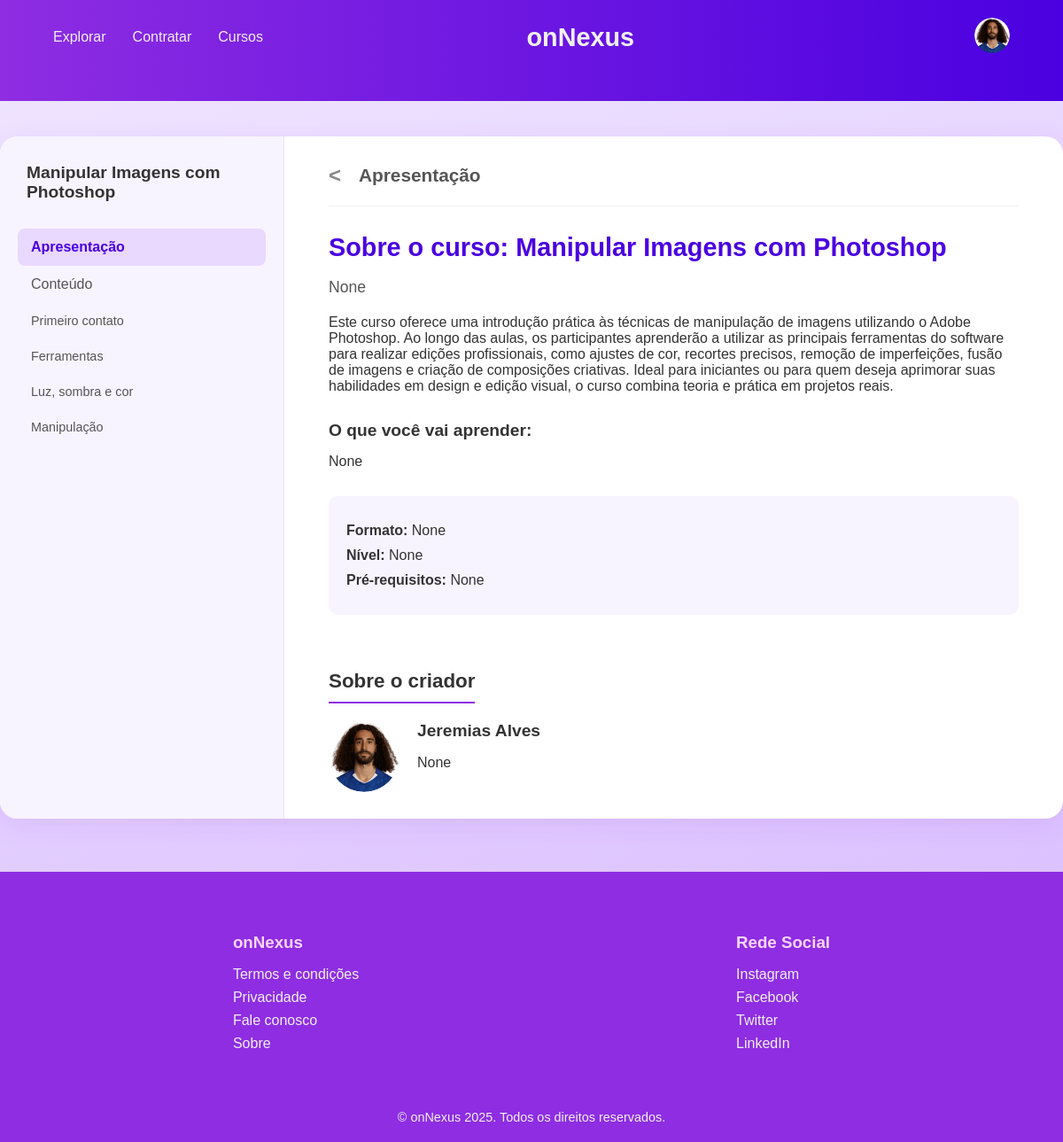
Page /cursos/1/ (signed in) on the committed database.
### users/models.py (models this page shows, shortened)
class UserProfile(models.Model):
    user = models.OneToOneField(User, on_delete=models.CASCADE)
    occupation = models.CharField(max_length=100, blank=True, null=True)
    company = models.CharField(max_length=100, blank=True, null=True)
    location = models.CharField(max_length=100, blank=True, null=True)
    city = models.CharField(max_length=100, blank=True, null=True)
    bio = models.TextField(blank=True, null=True)
    profile_picture = models.ImageField(upload_to='thumbnails/', default='thumbnails/avatar.jpg')
    site_title = models.CharField(max_length=100, blank=True, null=True)
    site_url = models.URLField(max_length=200, blank=True, null=True)
    linkedin_url = models.URLField(max_length=200, blank=True, null=True)
    tiktok_url = models.URLField(max_length=200, blank=True, null=True)
    instagram_url = models.URLField(max_length=200, blank=True, null=True)
    whatsapp_number = models.CharField(max_length=20, blank=True, null=True)
    other_social_url = models.URLField(max_length=200, blank=True, null=True)

### courses/models.py (models this page shows, shortened)
class Course(models.Model):
    title = models.CharField(max_length=200)
    subtitle = models.CharField(max_length=200, blank=True, null=True)
    description = models.TextField()
    what_you_will_learn = models.TextField(blank=True, null=True)
    course_format = models.CharField(max_length=100, blank=True, null=True)
    level = models.CharField(max_length=100, blank=True, null=True)
    prerequisites = models.TextField(blank=True, null=True)
    video_thumbnail = models.ImageField(upload_to='thumbnails/')
    instructor = models.ForeignKey(Instructor, on_delete=models.CASCADE, related_name='courses')
    is_buyable = models.BooleanField(default=True)

class Instructor(models.Model):
    name = models.CharField(max_length=100)
    profile_picture = models.ImageField(upload_to='instructors/')
    bio = models.TextField(blank=True, null=True)

### courses/views.py (the view)
# urls.py: path('<int:pk>/', views.course_detail, name='course_detail'),
def course_detail(request, pk):
    course = get_object_or_404(Course, pk=pk)
    return render(request, 'courses/course_detail.html', {'course': course})

### templates/courses/course_detail.html (shortened to what this page needs)
{% extends "base.html" %}% extends "templates.base.html" %}
{% load static %}
{% block content %}
<link rel="stylesheet" href="{% static 'css/course_detail.css' %}">
<div class="course-detail-container">
    <div class="course-sidebar">
        <div class="sidebar-header">
            <h3>{{ course.title }}</h3>
        </div>
        <ul>
            <li class="active"><a href="#">Apresentação</a></li>
            <li>
                <a href="#">Conteúdo</a>
                <ul class="sub-menu">
                    <li><a href="#">Primeiro contato</a></li>
                    <li><a href="#">Ferramentas</a></li>
                    <li><a href="#">Luz, sombra e cor</a></li>
                    <li><a href="#">Manipulação</a></li>
                </ul>
            </li>
        </ul>
    </div>
    <div class="course-main-content">
        <div class="content-header">
            <a href="{% url 'courses:course_list' %}" class="back-link"><</a>
            <h2>Apresentação</h2>
        </div>
        <div class="course-intro">
            <h1>Sobre o curso: {{ course.title }}</h1>
            <p class="subtitle">{{ course.subtitle }}</p>
            <p>{{ course.description }}</p>
        </div>
        <div class="learning-points">
            <h3>O que você vai aprender:</h3>
            {{ course.what_you_will_learn|linebreaksbr }}
        </div>
        <div class="course-meta-info">
            <p><strong>Formato:</strong> {{ course.course_format }}</p>
            <p><strong>Nível:</strong> {{ course.level }}</p>
            <p><strong>Pré-requisitos:</strong> {{ course.prerequisites }}</p>
        </div>
        <div class="instructor-details">
            <h3>Sobre o criador</h3>
            <div class="instructor-bio">
                <img src="{{ course.instructor.profile_picture.url }}" alt="{{ course.instructor.name }}">
                <div>
                    <h4>{{ course.instructor.name }}</h4>
                    <p>{{ course.instructor.bio }}</p>
                </div>
            </div>
        </div>
    </div>
</div>
{% endblock %}

### templates/base.html (shortened to what this page needs)
{% load static %}
<!DOCTYPE html>
<html lang="pt-br">
<head>
    <link rel="stylesheet" href="{% static 'css/style.css' %}">
    <header class="header">
        <nav class="navbar">
            <ul class="nav-list">
                <li><a href="/explore">Explorar</a></li>
                <li><a href="#">Contratar</a></li>
                <li><a href="/cursos/">Cursos</a></li>
            </ul>
            <div class="logo"><a href="/">onNexus</a></div>
            <div>
                {% if user.is_authenticated %}
                    <div class="profile-menu-container">
                        <img src="{{ user.userprofile.profile_picture.url }}" alt="Perfil" class="profile-avatar" onclick="toggleProfileMenu()">
                    </div>
                {% else %}
                    <a href="/users/login" class="login-btn">Fazer Login</a>
                {% endif %}
            </div>
        </nav>
    </header>
    <main>
        {% block content %}{% endblock %}
    </main>
    <footer class="footer">
        <div class="footer-content">
            <div>
                <h3>onNexus</h3>
                <ul>
                    <li><a href="#">Termos e condições</a></li>
                    <li><a href="#">Privacidade</a></li>
                    <li><a href="#">Fale conosco</a></li>
                    <li><a href="#">Sobre</a></li>
                </ul>
            </div>
            <div>
                <h3>Rede Social</h3>
                <ul>
                    <li><a href="#">Instagram</a></li>
                    <li><a href="#">Facebook</a></li>
                    <li><a href="#">Twitter</a></li>
                    <li><a href="#">LinkedIn</a></li>
                </ul>
            </div>
        </div>
        <div class="footer-bottom">© onNexus 2025. Todos os direitos reservados.</div>
    </footer>
</body>
</html>

### static/css/style.css (style rules this page uses)
:root { --primary-purple: #8e2de2; --dark-purple: #4a00e0; --background-color: #f3eaff; --card-background: #ffffff; --text-color: #333; --light-text: #f0f0f0; --gradient-bg: linear-gradient(160deg, #f0e6ff 0%, #d8baff 100%); }
a { text-decoration: none; color: inherit; }
.header { background: linear-gradient(90deg, var(--primary-purple) 0%, var(--dark-purple) 100%); color: var(--light-text); padding-bottom: 30px; }
.navbar { display: flex; justify-content: space-between; align-items: center; padding: 20px 5%; max-width: 1400px; margin: 0 auto; }
.nav-list { display: flex; gap: 30px; list-style: none; margin: 0; padding: 0; }
.nav-list li a { color: var(--light-text); font-weight: 500; font-size: 1rem; transition: color 0.2s; }
.logo { font-size: 1.8em; font-weight: 700; color: var(--light-text); margin-right: 8%; }
.footer { background: var(--primary-purple); color: var(--light-text); padding: 50px 5% 0; margin-top: 60px; }
.footer-content { display: flex; justify-content: space-around; padding-bottom: 30px; flex-wrap: wrap; gap: 20px; }
.footer-content h3 { margin-bottom: 15px; color: #ffd6ff; }
.footer-content ul { list-style: none; padding: 0; }
.footer-content ul li { margin-bottom: 8px; }
.footer-bottom { text-align: center; padding: 20px 0; background: var(--primary-purple); font-size: 0.9rem; }
.profile-menu-container { position: relative; display: inline-block; }
.profile-avatar { width: 40px; height: 40px; border-radius: 50%; cursor: pointer; }

### static/css/course_detail.css (style rules this page uses)
:root { --primary-purple: #8e2de2; --dark-purple: #4a00e0; --background-color: #f3eaff; --card-background: #ffffff; --text-color: #333; --light-text: #f0f0f0; --gradient-bg: linear-gradient(160deg, #f0e6ff 0%, #d8baff 100%); }
.course-detail-container { display: flex; max-width: 1200px; margin: 40px auto; background: var(--card-background); border-radius: 20px; box-shadow: 0 8px 30px rgba(138, 45, 226, 0.1); overflow: hidden; }
.course-sidebar { flex: 0 0 280px; background: #f8f4ff; padding: 20px; border-right: 1px solid #e9e1f5; }
.sidebar-header { padding: 10px; margin-bottom: 20px; }
.sidebar-header h3 { margin: 0; font-size: 1.2em; font-weight: 600; }
.course-sidebar ul { list-style: none; padding: 0; margin: 0; }
.course-sidebar ul li a { display: block; padding: 12px 15px; color: #555; font-weight: 500; border-radius: 8px; transition: background-color 0.2s, color 0.2s; }
.course-sidebar ul li.active a { background-color: #e9d8ff; color: var(--dark-purple); font-weight: 600; }
.sub-menu { padding-left: 20px; margin-top: 5px; }
.sub-menu li a { font-size: 0.9em; padding: 8px 15px; }
.course-main-content { flex: 1; padding: 30px 50px; }
.content-header { display: flex; align-items: center; gap: 20px; margin-bottom: 30px; border-bottom: 1px solid #eee; padding-bottom: 20px; }
.back-link { font-size: 1.5em; font-weight: bold; color: #888; }
.content-header h2 { margin: 0; font-size: 1.3em; color: #555; }
.course-intro h1 { font-size: 1.8em; color: var(--dark-purple); margin-bottom: 10px; }
.course-intro .subtitle { font-size: 1.1em; font-weight: 500; color: #555; margin-bottom: 20px; }
.learning-points { margin: 30px 0; }
.learning-points h3 { font-size: 1.2em; margin-bottom: 15px; }
.course-meta-info { margin: 30px 0; padding: 20px; background: #f8f4ff; border-radius: 10px; }
.course-meta-info p { margin: 10px 0; }
.instructor-details { margin-top: 40px; }
.instructor-details h3 { font-size: 1.4em; margin-bottom: 20px; border-bottom: 2px solid var(--primary-purple); padding-bottom: 10px; display: inline-block; }
.instructor-bio { display: flex; gap: 20px; align-items: flex-start; }
.instructor-bio img { width: 80px; height: 80px; border-radius: 50%; object-fit: cover; }
.instructor-bio h4 { margin: 0 0 10px 0; font-size: 1.2em; }

### rows in the picture
Course: title "Manipular Imagens com Photoshop", subtitle "None", description "Este curso oferece uma introdução prática às técnicas de manipulação de imagens utilizando o Adobe Photoshop. Ao longo das aulas, os participantes aprenderão a utilizar as principais ferramentas do software para realizar edições profissionais, como ajustes de cor, recortes precisos, remoção de imperfeições, fusão de imagens e criação de composições criativas. Ideal para iniciantes ou para quem deseja aprimorar suas habilidades em design e edição visual, o curso combina teoria e prática em projetos reais.", what_you_will_learn "None", course_format "None", level "None", prerequisites "None", instructor.profile_picture (picture), instructor.name "Jeremias Alves", instructor.bio "None"
